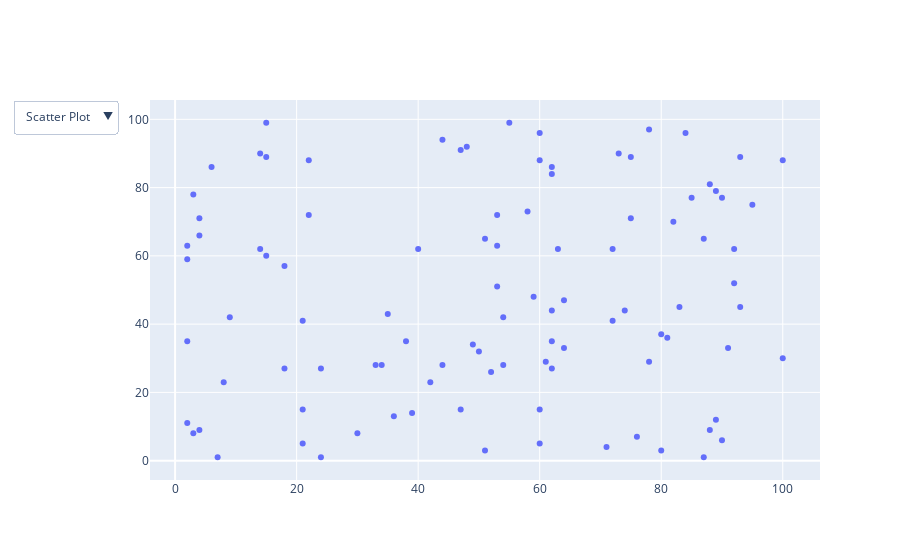

Write notebook code for a chart like this one.
### Markdown cell above
# Drop Menu

### Code cell
import plotly.graph_objects as px
import numpy as np

np.random.seed(42)

# data

random_x = np.random.randint(1,101,100)
random_y = np.random.randint(1,101,100)

plot = px.Figure(data = [px.Scatter(x = random_x,y=random_y, mode = 'markers')])

# add dropdown

plot.update_layout(
    updatemenus = [
        dict(
            buttons = list([
                dict(
                    args = ['type','scatter'],
                    label = 'Scatter Plot',
                    method = 'restyle'
                ),
                dict(
                    args = ['type', 'bar'],
                    label = "Bar Chart",
                    method = 'restyle'
                )

            ]),
            direction = 'down'
        ),

    ]

)

plot.show()

### Figure 1 — Plotly figure (JSON) as saved in the notebook; plotly's stock layout.template omitted (floating-point values rounded to 4 significant figures)
{"data": [{"mode": "markers", "type": "scatter", "x": [52, 93, 15, 72, 61, 21, 83, 87, 75, 75, 88, 100, 24, 3, 22, 53, 2, 88, 30, 38, 2, 64, 60, 21, 33, 76, 58, 22, 89, 49, 91, 59, 42, 92, 60, 80, 15, 62, 62, 47, 62, 51, 55, 64, 3, 51, 7, 21, 73, 39, 18, 4, 89, 60, 14, 9, 90, 53, 2, 84, 92, 60, 71, 44, 8, 47, 35, 78, 81, 36, 50, 4, 2, 6, 54, 4, 54, 93, 63, 18, 90, 44, 34, 74, 62, 100, 14, 95, 48, 15, 72, 78, 87, 62, 40, 85, 80, 82, 53, 24], "y": [26, 89, 60, 41, 29, 15, 45, 65, 89, 71, 9, 88, 1, 8, 88, 63, 11, 81, 8, 35, 35, 33, 5, 41, 28, 7, 73, 72, 12, 34, 33, 48, 23, 62, 88, 37, 99, 44, 86, 91, 35, 65, 99, 47, 78, 3, 1, 5, 90, 14, 27, 9, 79, 15, 90, 42, 77, 51, 63, 96, 52, 96, 4, 94, 23, 15, 43, 29, 36, 13, 32, 71, 59, 86, 28, 66, 42, 45, 62, 57, 6, 28, 28, 44, 84, 30, 62, 75, 92, 89, 62, 97, 1, 27, 62, 77, 3, 70, 72, 27]}], "layout": {"updatemenus": [{"buttons": [{"args": ["type", "scatter"], "label": "Scatter Plot", "method": "restyle"}, {"args": ["type", "bar"], "label": "Bar Chart", "method": "restyle"}], "direction": "down"}]}}
